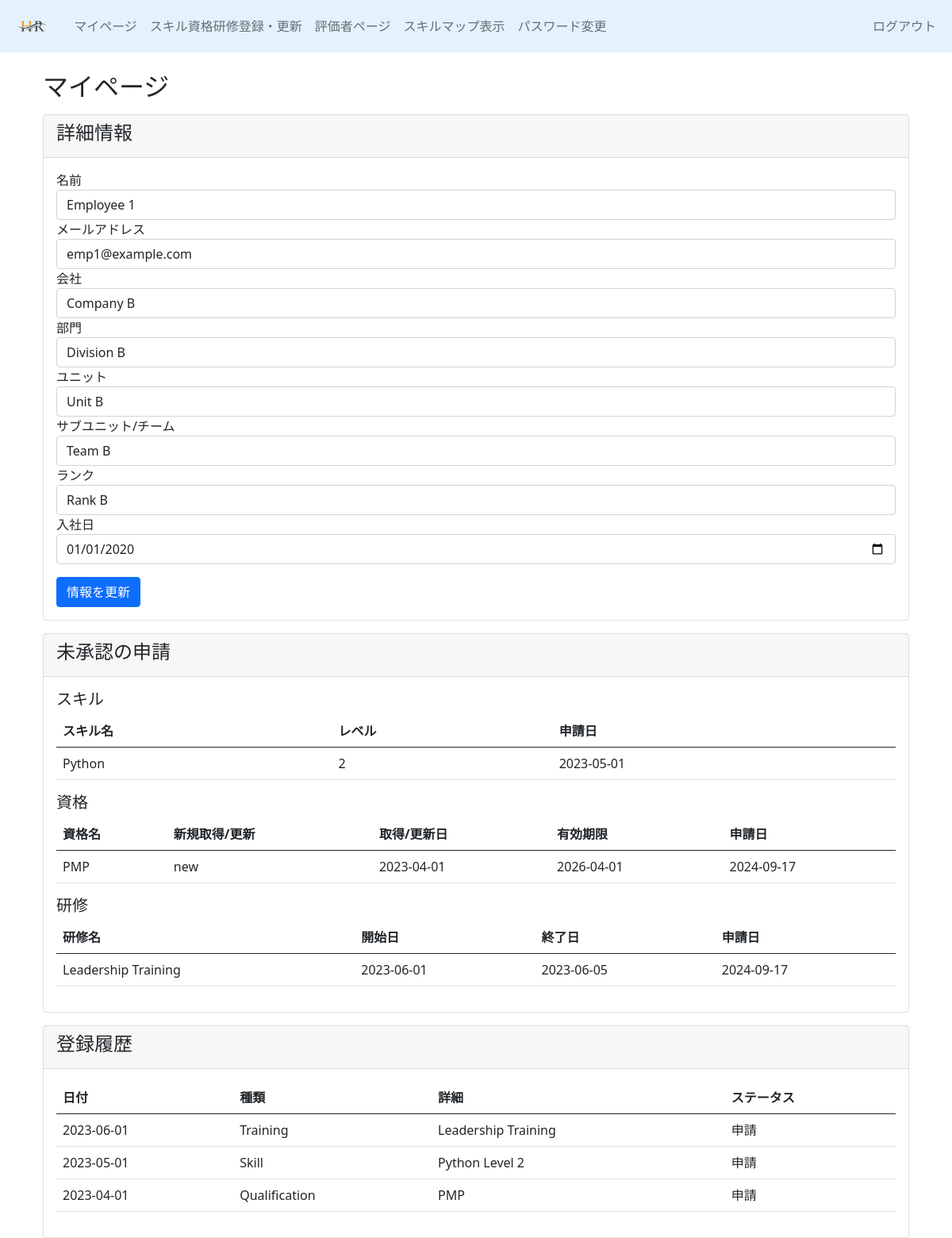
The app's page /my_page (signed in) with its own data.
### tableapp/models/skillmap.py (models this page shows, shortened)
class EmployeeData(db.Model):
    __tablename__ = 'employee_data'
    id = db.Column(db.Integer, primary_key=True)
    employee_num = db.Column(db.Integer, unique=True, nullable=False)
    name = db.Column(db.String(255))
    email = db.Column(db.String(255))
    company = db.Column(db.String(255))
    division = db.Column(db.String(255))
    unit = db.Column(db.String(255))
    subunit_team = db.Column(db.String(255))
    rank = db.Column(db.String(255))
    date_of_join = db.Column(db.Date)
    evaluation_target = db.Column(JSON, default=[])
    password_hash = db.Column(db.String(128))  # Add password hash field
    employee_skills = db.relationship('EmployeeSkill', back_populates='employee', cascade='all, delete-orphan')
    employee_qualifications = db.relationship('EmployeeQualification', back_populates='employee', cascade='all, delete-orphan')
    employee_trainings = db.relationship('EmployeeTraining', back_populates='employee', cascade='all, delete-orphan')
    pending_skills = db.relationship('PendingSkill', back_populates='employee', cascade='all, delete-orphan')
    pending_qualifications = db.relationship('PendingQualification', back_populates='employee', cascade='all, delete-orphan')
    pending_trainings = db.relationship('PendingTraining', back_populates='employee', cascade='all, delete-orphan')
    registration_history = db.relationship('RegistrationHistory', back_populates='employee', cascade='all, delete-orphan')

class PendingSkill(db.Model):
    __tablename__ = 'pending_skill'
    id = db.Column(db.Integer, primary_key=True)
    employee_num = db.Column(db.Integer, db.ForeignKey('employee_data.employee_num'), nullable=False)
    skill_id = db.Column(db.Integer, db.ForeignKey('skill_list.id'), nullable=False)
    level = db.Column(db.Integer)
    submitted_date = db.Column(db.Date, default=date.today)
    employee = db.relationship('EmployeeData', back_populates='pending_skills')
    skill = db.relationship('SkillList')

class SkillList(db.Model):
    __tablename__ = 'skill_list'
    id = db.Column(db.Integer, primary_key=True)
    skill_name = db.Column(db.String(255))
    prof_level_1 = db.Column(db.String(255))
    prof_level_2 = db.Column(db.String(255))
    prof_level_3 = db.Column(db.String(255))
    prof_level_4 = db.Column(db.String(255))
    prof_level_5 = db.Column(db.String(255))
    employee_skills = db.relationship('EmployeeSkill', back_populates='skill', cascade='all, delete-orphan')

class PendingQualification(db.Model):
    __tablename__ = 'pending_qualification'
    id = db.Column(db.Integer, primary_key=True)
    employee_num = db.Column(db.Integer, db.ForeignKey('employee_data.employee_num'), nullable=False)
    qualification_id = db.Column(db.Integer, db.ForeignKey('qualification_list.id'), nullable=False)
    newacq_renewal = db.Column(db.String(255))
    acq_renew_date = db.Column(db.Date)
    expiry_date = db.Column(db.Date)
    submitted_date = db.Column(db.Date, default=date.today)
    employee = db.relationship('EmployeeData', back_populates='pending_qualifications')
    qualification = db.relationship('QualificationList')

class QualificationList(db.Model):
    __tablename__ = 'qualification_list'
    id = db.Column(db.Integer, primary_key=True)
    qualification_name = db.Column(db.String(255))
    employee_qualifications = db.relationship('EmployeeQualification', back_populates='qualification', cascade='all, delete-orphan')

class PendingTraining(db.Model):
    __tablename__ = 'pending_training'
    id = db.Column(db.Integer, primary_key=True)
    employee_num = db.Column(db.Integer, db.ForeignKey('employee_data.employee_num'), nullable=False)
    training_id = db.Column(db.Integer, db.ForeignKey('training_list.id'), nullable=False)
    start_date = db.Column(db.Date)
    end_date = db.Column(db.Date)
    submitted_date = db.Column(db.Date, default=date.today)
    employee = db.relationship('EmployeeData', back_populates='pending_trainings')
    training = db.relationship('TrainingList')

class TrainingList(db.Model):
    __tablename__ = 'training_list'
    id = db.Column(db.Integer, primary_key=True)
    training_name = db.Column(db.String(255))
    employee_trainings = db.relationship('EmployeeTraining', back_populates='training', cascade='all, delete-orphan')

class RegistrationHistory(db.Model):
    __tablename__ = 'registration_history'
    id = db.Column(db.Integer, primary_key=True)
    employee_num = db.Column(db.Integer, db.ForeignKey('employee_data.employee_num'), nullable=False)
    action_type = db.Column(db.String(255))  # 'Skill', 'Qualification', 'Training'
    action_detail = db.Column(db.String(255))  # Detailed description (e.g., 'Python Level 3')
    status = db.Column(db.String(50))  # '申請', '承認', '拒否'
    date = db.Column(db.Date, default=date.today)
    employee = db.relationship('EmployeeData', back_populates='registration_history')

### tableapp/views.py (the view, shortened to what this page needs)
@app.route('/my_page', methods=['GET', 'POST'])
def my_page():
    if 'user_id' in session and 'employee_num' in session:
        employee = EmployeeData.query.get(session['user_id'])
        pending_skills = PendingSkill.query.filter_by(employee_num=employee.employee_num).all()
        pending_qualifications = PendingQualification.query.filter_by(employee_num=employee.employee_num).all()
        pending_trainings = PendingTraining.query.filter_by(employee_num=employee.employee_num).all()
        registration_history = RegistrationHistory.query.filter_by(employee_num=employee.employee_num).order_by(RegistrationHistory.date.desc()).all()
        return render_template('tableapp/my_page.html', employee=employee, pending_skills=pending_skills, pending_qualifications=pending_qualifications, pending_trainings=pending_trainings, registration_history=registration_history)
    return redirect(url_for('index'))

### tableapp/templates/tableapp/my_page.html
{% extends "employee_layout.html" %}
{% block content %}
<div class="container mt-4">
    <h2>マイページ</h2>
    <div class="card mt-3">
        <div class="card-header">
            <h4>詳細情報</h4>
        </div>
        <div class="card-body">
            <form method="POST" action="{{ url_for('my_page') }}">
                <div class="form-group">
                    <label for="name">名前</label>
                    <input type="text" name="name" class="form-control" value="{{ employee.name }}" required>
                </div>
                <div class="form-group">
                    <label for="email">メールアドレス</label>
                    <input type="email" name="email" class="form-control" value="{{ employee.email }}" required>
                </div>
                <div class="form-group">
                    <label for="company">会社</label>
                    <input type="text" name="company" class="form-control" value="{{ employee.company }}" required>
                </div>
                <div class="form-group">
                    <label for="division">部門</label>
                    <input type="text" name="division" class="form-control" value="{{ employee.division }}" required>
                </div>
                <div class="form-group">
                    <label for="unit">ユニット</label>
                    <input type="text" name="unit" class="form-control" value="{{ employee.unit }}" required>
                </div>
                <div class="form-group">
                    <label for="subunit_team">サブユニット/チーム</label>
                    <input type="text" name="subunit_team" class="form-control" value="{{ employee.subunit_team }}" required>
                </div>
                <div class="form-group">
                    <label for="rank">ランク</label>
                    <input type="text" name="rank" class="form-control" value="{{ employee.rank }}" required>
                </div>
                <div class="form-group">
                    <label for="date_of_join">入社日</label>
                    <input type="date" name="date_of_join" class="form-control" value="{{ employee.date_of_join }}" required>
                </div>
                <button type="submit" class="btn btn-primary mt-3">情報を更新</button>
            </form>
        </div>
    </div>
    <div class="card mt-3">
        <div class="card-header">
            <h4>未承認の申請</h4>
        </div>
        <div class="card-body">
            {% if pending_skills or pending_qualifications or pending_trainings %}
                {% if pending_skills %}
                    <h5>スキル</h5>
                    <table class="table">
                        <thead>
                            <tr>
                                <th>スキル名</th>
                                <th>レベル</th>
                                <th>申請日</th>
                            </tr>
                        </thead>
                        <tbody>
                            {% for skill in pending_skills %}
                            <tr>
                                <td>{{ skill.skill.skill_name }}</td>
                                <td>{{ skill.level }}</td>
                                <td>{{ skill.submitted_date }}</td>
                            </tr>
                            {% endfor %}
                        </tbody>
                    </table>
                {% endif %}
                {% if pending_qualifications %}
                    <h5>資格</h5>
                    <table class="table">
                        <thead>
                            <tr>
                                <th>資格名</th>
                                <th>新規取得/更新</th>
                                <th>取得/更新日</th>
                                <th>有効期限</th>
                                <th>申請日</th>
                            </tr>
                        </thead>
                        <tbody>
                            {% for qualification in pending_qualifications %}
                            <tr>
                                <td>{{ qualification.qualification.qualification_name }}</td>
                                <td>{{ qualification.newacq_renewal }}</td>
                                <td>{{ qualification.acq_renew_date }}</td>
                                <td>{{ qualification.expiry_date }}</td>
                                <td>{{ qualification.submitted_date }}</td>
                            </tr>
                            {% endfor %}
                        </tbody>
                    </table>
                {% endif %}
                {% if pending_trainings %}
                    <h5>研修</h5>
                    <table class="table">
                        <thead>
                            <tr>
                                <th>研修名</th>
                                <th>開始日</th>
                                <th>終了日</th>
                                <th>申請日</th>
                            </tr>
                        </thead>
                        <tbody>
                            {% for training in pending_trainings %}
                            <tr>
                                <td>{{ training.training.training_name }}</td>
                                <td>{{ training.start_date }}</td>
                                <td>{{ training.end_date }}</td>
                                <td>{{ training.submitted_date }}</td>
                            </tr>
                            {% endfor %}
                        </tbody>
                    </table>
                {% endif %}
            {% else %}
                <p class="text-muted">承認待ちの申請はありません。</p>
            {% endif %}
        </div>
    </div>
    <div class="card mt-3">
        <div class="card-header">
            <h4>登録履歴</h4>
        </div>
        <div class="card-body">
            <table class="table">
                <thead>
                    <tr>
                        <th>日付</th>
                        <th>種類</th>
                        <th>詳細</th>
                        <th>ステータス</th>
                    </tr>
                </thead>
                <tbody>
                    {% for record in registration_history %}
                    <tr>
                        <td>{{ record.date }}</td>
                        <td>{{ record.action_type }}</td>
                        <td>{{ record.action_detail }}</td>
                        <td>{{ record.status }}</td>
                    </tr>
                    {% endfor %}
                </tbody>
            </table>
        </div>
    </div>
</div>
{% endblock %}

### records on screen
EmployeeData: name "Employee 1", email "emp1@example.com", company "Company B", division "Division B", unit "Unit B", subunit_team "Team B", rank "Rank B", date_of_join "01/01/2020"
PendingSkill: skill.skill_name "Python", level "2", submitted_date "2023-05-01"
PendingQualification: qualification.qualification_name "PMP", newacq_renewal "new", acq_renew_date "2023-04-01", expiry_date "2026-04-01", submitted_date "2024-09-17"
PendingTraining: training.training_name "Leadership Training", start_date "2023-06-01", end_date "2023-06-05", submitted_date "2024-09-17"
RegistrationHistory: date "2023-06-01", action_type "Training", action_detail "Leadership Training", status "申請"
RegistrationHistory: date "2023-05-01", action_type "Skill", action_detail "Python Level 2", status "申請"
RegistrationHistory: date "2023-04-01", action_type "Qualification", action_detail "PMP", status "申請"
